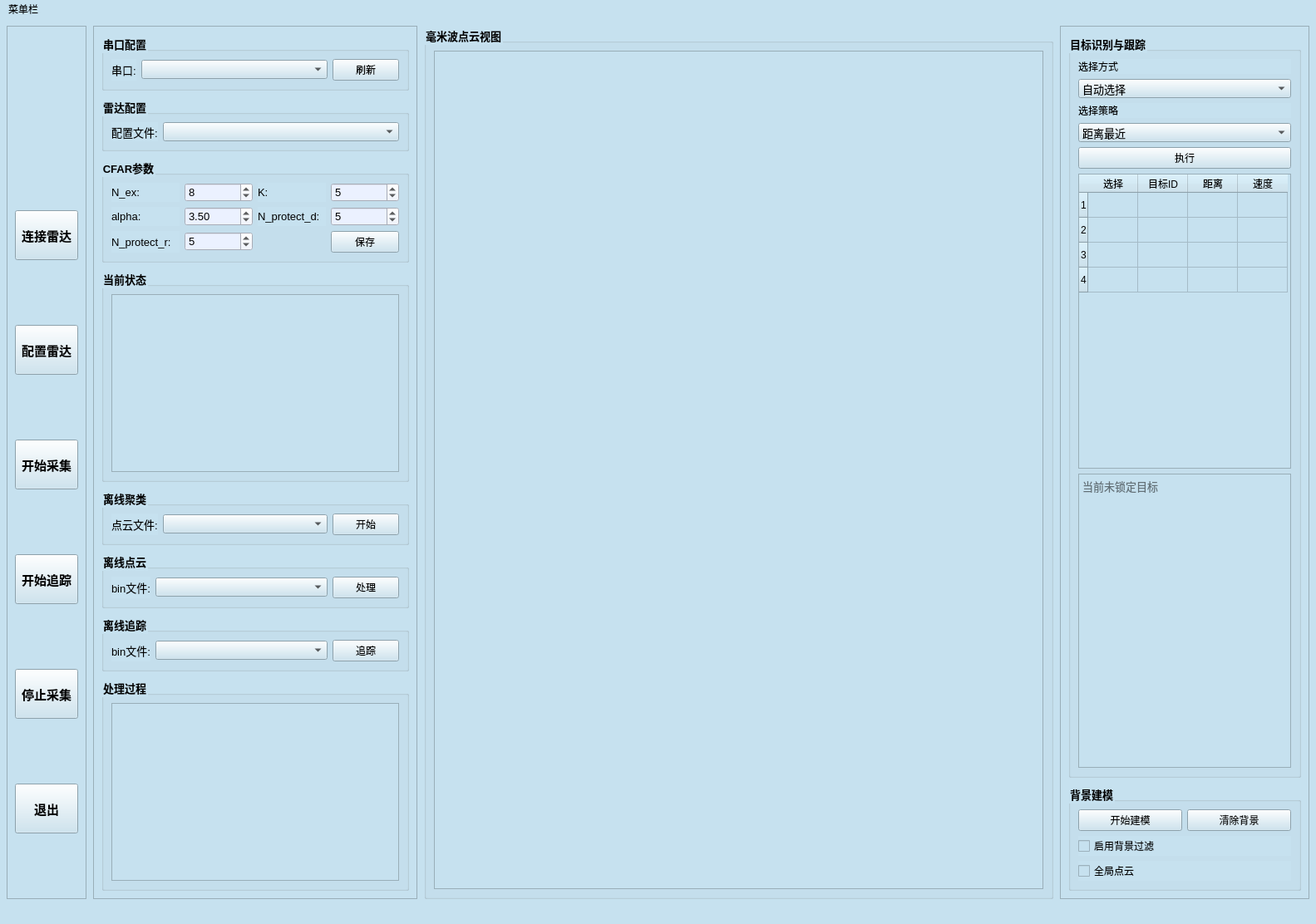
<?xml version="1.0" encoding="UTF-8"?>
<ui version="4.0">
 <class>RadarGUIRedesignV2</class>
 <widget class="QMainWindow" name="RadarGUIRedesignV2">
  <property name="geometry">
   <rect>
    <x>0</x>
    <y>0</y>
    <width>1583</width>
    <height>1112</height>
   </rect>
  </property>
  <property name="windowTitle">
   <string>单目标识别与自主跟随系统</string>
  </property>
  <property name="styleSheet">
   <string notr="true">
background-color: rgb(198, 225, 239);
</string>
  </property>
  <widget class="QWidget" name="centralwidget">
   <layout class="QVBoxLayout" name="rootLayout">
    <property name="spacing">
     <number>8</number>
    </property>
    <property name="leftMargin">
     <number>8</number>
    </property>
    <property name="topMargin">
     <number>8</number>
    </property>
    <property name="rightMargin">
     <number>8</number>
    </property>
    <property name="bottomMargin">
     <number>8</number>
    </property>
    <item>
     <layout class="QHBoxLayout" name="mainLayout" stretch="0,0,1,0">
      <property name="spacing">
       <number>8</number>
      </property>
      <item>
       <widget class="QFrame" name="navFrame">
        <property name="minimumSize">
         <size>
          <width>86</width>
          <height>0</height>
         </size>
        </property>
        <property name="maximumSize">
         <size>
          <width>96</width>
          <height>16777215</height>
         </size>
        </property>
        <property name="styleSheet">
         <string notr="true"/>
        </property>
        <property name="frameShape">
         <enum>QFrame::StyledPanel</enum>
        </property>
        <layout class="QVBoxLayout" name="navLayout">
         <property name="spacing">
          <number>12</number>
         </property>
         <item>
          <widget class="QLabel" name="logoLabel">
           <property name="minimumSize">
            <size>
             <width>68</width>
             <height>68</height>
            </size>
           </property>
           <property name="maximumSize">
            <size>
             <width>68</width>
             <height>68</height>
            </size>
           </property>
           <property name="text">
            <string/>
           </property>
           <property name="pixmap">
            <pixmap>8.png</pixmap>
           </property>
           <property name="alignment">
            <set>Qt::AlignCenter</set>
           </property>
          </widget>
         </item>
         <item>
          <widget class="QPushButton" name="connectButton">
           <property name="minimumSize">
            <size>
             <width>74</width>
             <height>60</height>
            </size>
           </property>
           <property name="font">
            <font>
             <pointsize>11</pointsize>
             <weight>75</weight>
             <bold>true</bold>
            </font>
           </property>
           <property name="text">
            <string>连接雷达</string>
           </property>
          </widget>
         </item>
         <item>
          <widget class="QPushButton" name="configureButton">
           <property name="minimumSize">
            <size>
             <width>74</width>
             <height>60</height>
            </size>
           </property>
           <property name="font">
            <font>
             <pointsize>11</pointsize>
             <weight>75</weight>
             <bold>true</bold>
            </font>
           </property>
           <property name="text">
            <string>配置雷达</string>
           </property>
          </widget>
         </item>
         <item>
          <widget class="QPushButton" name="pushButton_2">
           <property name="minimumSize">
            <size>
             <width>74</width>
             <height>60</height>
            </size>
           </property>
           <property name="font">
            <font>
             <pointsize>11</pointsize>
             <weight>75</weight>
             <bold>true</bold>
            </font>
           </property>
           <property name="text">
            <string>开始采集</string>
           </property>
          </widget>
         </item>
         <item>
          <widget class="QPushButton" name="pushButton_6">
           <property name="minimumSize">
            <size>
             <width>74</width>
             <height>60</height>
            </size>
           </property>
           <property name="font">
            <font>
             <pointsize>11</pointsize>
             <weight>75</weight>
             <bold>true</bold>
            </font>
           </property>
           <property name="text">
            <string>开始追踪</string>
           </property>
          </widget>
         </item>
         <item>
          <widget class="QPushButton" name="pushButton_3">
           <property name="minimumSize">
            <size>
             <width>74</width>
             <height>60</height>
            </size>
           </property>
           <property name="font">
            <font>
             <pointsize>11</pointsize>
             <weight>75</weight>
             <bold>true</bold>
            </font>
           </property>
           <property name="text">
            <string>停止采集</string>
           </property>
          </widget>
         </item>
         <item>
          <widget class="QPushButton" name="pushButton">
           <property name="minimumSize">
            <size>
             <width>74</width>
             <height>60</height>
            </size>
           </property>
           <property name="font">
            <font>
             <pointsize>11</pointsize>
             <weight>75</weight>
             <bold>true</bold>
            </font>
           </property>
           <property name="text">
            <string>退出</string>
           </property>
          </widget>
         </item>
        </layout>
       </widget>
      </item>
      <item>
       <widget class="QFrame" name="configPanel">
        <property name="minimumSize">
         <size>
          <width>390</width>
          <height>0</height>
         </size>
        </property>
        <property name="maximumSize">
         <size>
          <width>460</width>
          <height>16777215</height>
         </size>
        </property>
        <property name="frameShape">
         <enum>QFrame::StyledPanel</enum>
        </property>
        <layout class="QVBoxLayout" name="configPanelLayout">
         <property name="spacing">
          <number>8</number>
         </property>
         <item>
          <widget class="QGroupBox" name="serialGroup">
           <property name="font">
            <font>
             <pointsize>10</pointsize>
             <weight>75</weight>
             <bold>true</bold>
            </font>
           </property>
           <property name="title">
            <string>串口配置</string>
           </property>
           <layout class="QGridLayout" name="serialGrid">
            <item row="0" column="0">
             <widget class="QLabel" name="label">
              <property name="sizePolicy">
               <sizepolicy hsizetype="Fixed" vsizetype="Preferred">
                <horstretch>0</horstretch>
                <verstretch>0</verstretch>
               </sizepolicy>
              </property>
              <property name="font">
               <font>
                <pointsize>10</pointsize>
                <weight>50</weight>
                <bold>false</bold>
               </font>
              </property>
              <property name="text">
               <string>串口:</string>
              </property>
             </widget>
            </item>
            <item row="0" column="1">
             <widget class="QComboBox" name="serialPortCombo">
              <property name="sizePolicy">
               <sizepolicy hsizetype="Preferred" vsizetype="Fixed">
                <horstretch>0</horstretch>
                <verstretch>0</verstretch>
               </sizepolicy>
              </property>
              <property name="font">
               <font>
                <pointsize>10</pointsize>
                <weight>50</weight>
                <bold>false</bold>
               </font>
              </property>
             </widget>
            </item>
            <item row="0" column="2">
             <widget class="QPushButton" name="refreshPortsButton">
              <property name="sizePolicy">
               <sizepolicy hsizetype="Maximum" vsizetype="Fixed">
                <horstretch>0</horstretch>
                <verstretch>0</verstretch>
               </sizepolicy>
              </property>
              <property name="text">
               <string>刷新</string>
              </property>
             </widget>
            </item>
           </layout>
          </widget>
         </item>
         <item>
          <widget class="QGroupBox" name="configGroup">
           <property name="font">
            <font>
             <pointsize>10</pointsize>
             <weight>75</weight>
             <bold>true</bold>
            </font>
           </property>
           <property name="title">
            <string>雷达配置</string>
           </property>
           <layout class="QGridLayout" name="configGrid">
            <item row="0" column="0">
             <widget class="QLabel" name="label_2">
              <property name="sizePolicy">
               <sizepolicy hsizetype="Fixed" vsizetype="Preferred">
                <horstretch>0</horstretch>
                <verstretch>0</verstretch>
               </sizepolicy>
              </property>
              <property name="font">
               <font>
                <pointsize>10</pointsize>
                <weight>50</weight>
                <bold>false</bold>
               </font>
              </property>
              <property name="text">
               <string>配置文件:</string>
              </property>
             </widget>
            </item>
            <item row="0" column="1">
             <widget class="QComboBox" name="configFileCombo">
              <property name="font">
               <font>
                <pointsize>10</pointsize>
                <weight>50</weight>
                <bold>false</bold>
               </font>
              </property>
             </widget>
            </item>
           </layout>
          </widget>
         </item>
         <item>
          <widget class="QGroupBox" name="cfarGroup">
           <property name="font">
            <font>
             <pointsize>10</pointsize>
             <weight>75</weight>
             <bold>true</bold>
            </font>
           </property>
           <property name="title">
            <string>CFAR参数</string>
           </property>
           <layout class="QGridLayout" name="cfarGrid">
            <item row="0" column="0">
             <widget class="QLabel" name="labelNex">
              <property name="font">
               <font>
                <pointsize>10</pointsize>
                <weight>50</weight>
                <bold>false</bold>
               </font>
              </property>
              <property name="text">
               <string>N_ex:</string>
              </property>
              <property name="alignment">
               <set>Qt::AlignLeading|Qt::AlignLeft|Qt::AlignVCenter</set>
              </property>
             </widget>
            </item>
            <item row="1" column="0">
             <widget class="QLabel" name="labelAlpha">
              <property name="font">
               <font>
                <pointsize>10</pointsize>
                <weight>50</weight>
                <bold>false</bold>
               </font>
              </property>
              <property name="text">
               <string>alpha:</string>
              </property>
              <property name="alignment">
               <set>Qt::AlignLeading|Qt::AlignLeft|Qt::AlignVCenter</set>
              </property>
             </widget>
            </item>
            <item row="2" column="0">
             <widget class="QLabel" name="labelPr">
              <property name="font">
               <font>
                <pointsize>10</pointsize>
                <weight>50</weight>
                <bold>false</bold>
               </font>
              </property>
              <property name="text">
               <string>N_protect_r:</string>
              </property>
             </widget>
            </item>
            <item row="1" column="1">
             <widget class="QDoubleSpinBox" name="spinAlpha">
              <property name="font">
               <font>
                <pointsize>10</pointsize>
                <weight>50</weight>
                <bold>false</bold>
               </font>
              </property>
              <property name="styleSheet">
               <string notr="true">background-color: rgb(235, 241, 255);</string>
              </property>
              <property name="decimals">
               <number>2</number>
              </property>
              <property name="value">
               <double>3.500000000000000</double>
              </property>
             </widget>
            </item>
            <item row="0" column="1">
             <widget class="QSpinBox" name="spinNex">
              <property name="font">
               <font>
                <pointsize>10</pointsize>
                <weight>50</weight>
                <bold>false</bold>
               </font>
              </property>
              <property name="styleSheet">
               <string notr="true">background-color: rgb(235, 241, 255);</string>
              </property>
              <property name="value">
               <number>8</number>
              </property>
             </widget>
            </item>
            <item row="0" column="3">
             <widget class="QSpinBox" name="spinK">
              <property name="font">
               <font>
                <pointsize>10</pointsize>
                <weight>50</weight>
                <bold>false</bold>
               </font>
              </property>
              <property name="styleSheet">
               <string notr="true">background-color: rgb(235, 241, 255);</string>
              </property>
              <property name="value">
               <number>5</number>
              </property>
             </widget>
            </item>
            <item row="2" column="1">
             <widget class="QSpinBox" name="spinProtectR">
              <property name="font">
               <font>
                <pointsize>10</pointsize>
                <weight>50</weight>
                <bold>false</bold>
               </font>
              </property>
              <property name="styleSheet">
               <string notr="true">background-color: rgb(235, 241, 255);</string>
              </property>
              <property name="value">
               <number>5</number>
              </property>
             </widget>
            </item>
            <item row="0" column="2">
             <widget class="QLabel" name="labelK">
              <property name="font">
               <font>
                <pointsize>10</pointsize>
                <weight>50</weight>
                <bold>false</bold>
               </font>
              </property>
              <property name="text">
               <string>K:</string>
              </property>
              <property name="textFormat">
               <enum>Qt::AutoText</enum>
              </property>
              <property name="alignment">
               <set>Qt::AlignLeading|Qt::AlignLeft|Qt::AlignVCenter</set>
              </property>
             </widget>
            </item>
            <item row="1" column="2">
             <widget class="QLabel" name="labelPd">
              <property name="font">
               <font>
                <pointsize>10</pointsize>
                <weight>50</weight>
                <bold>false</bold>
               </font>
              </property>
              <property name="text">
               <string>N_protect_d:</string>
              </property>
             </widget>
            </item>
            <item row="1" column="3">
             <widget class="QSpinBox" name="spinProtectD">
              <property name="font">
               <font>
                <pointsize>10</pointsize>
                <weight>50</weight>
                <bold>false</bold>
               </font>
              </property>
              <property name="styleSheet">
               <string notr="true">background-color: rgb(235, 241, 255);</string>
              </property>
              <property name="value">
               <number>5</number>
              </property>
             </widget>
            </item>
            <item row="2" column="3">
             <widget class="QPushButton" name="cfarSaveButton">
              <property name="text">
               <string>保存</string>
              </property>
             </widget>
            </item>
           </layout>
          </widget>
         </item>
         <item>
          <widget class="QGroupBox" name="captureGroup">
           <property name="font">
            <font>
             <pointsize>10</pointsize>
             <weight>75</weight>
             <bold>true</bold>
            </font>
           </property>
           <property name="title">
            <string>当前状态</string>
           </property>
           <layout class="QVBoxLayout" name="captureLayout">
            <item>
             <widget class="QTextEdit" name="textEdit">
              <property name="minimumSize">
               <size>
                <width>0</width>
                <height>150</height>
               </size>
              </property>
              <property name="font">
               <font>
                <pointsize>10</pointsize>
                <weight>50</weight>
                <bold>false</bold>
               </font>
              </property>
             </widget>
            </item>
           </layout>
          </widget>
         </item>
         <item>
          <widget class="QGroupBox" name="pointCloudGroup">
           <property name="font">
            <font>
             <pointsize>10</pointsize>
             <weight>75</weight>
             <bold>true</bold>
            </font>
           </property>
           <property name="title">
            <string>离线聚类</string>
           </property>
           <layout class="QGridLayout" name="pointCloudGrid">
            <item row="0" column="1">
             <widget class="QComboBox" name="pointCloudCombo">
              <property name="font">
               <font>
                <pointsize>10</pointsize>
                <weight>50</weight>
                <bold>false</bold>
               </font>
              </property>
             </widget>
            </item>
            <item row="0" column="0">
             <widget class="QLabel" name="pointCloudLabel">
              <property name="sizePolicy">
               <sizepolicy hsizetype="Fixed" vsizetype="Preferred">
                <horstretch>0</horstretch>
                <verstretch>0</verstretch>
               </sizepolicy>
              </property>
              <property name="font">
               <font>
                <pointsize>10</pointsize>
                <weight>50</weight>
                <bold>false</bold>
               </font>
              </property>
              <property name="text">
               <string>点云文件:</string>
              </property>
             </widget>
            </item>
            <item row="0" column="2">
             <widget class="QPushButton" name="pushButton_4">
              <property name="sizePolicy">
               <sizepolicy hsizetype="Maximum" vsizetype="Fixed">
                <horstretch>0</horstretch>
                <verstretch>0</verstretch>
               </sizepolicy>
              </property>
              <property name="text">
               <string>开始</string>
              </property>
             </widget>
            </item>
           </layout>
          </widget>
         </item>
         <item>
          <widget class="QGroupBox" name="offlinePointCloudGroup">
           <property name="font">
            <font>
             <pointsize>10</pointsize>
             <weight>75</weight>
             <bold>true</bold>
            </font>
           </property>
           <property name="title">
            <string>离线点云</string>
           </property>
           <layout class="QGridLayout" name="offlineGrid">
            <item row="0" column="0">
             <widget class="QLabel" name="offlineBinLabel">
              <property name="sizePolicy">
               <sizepolicy hsizetype="Fixed" vsizetype="Preferred">
                <horstretch>0</horstretch>
                <verstretch>0</verstretch>
               </sizepolicy>
              </property>
              <property name="font">
               <font>
                <pointsize>10</pointsize>
                <weight>50</weight>
                <bold>false</bold>
               </font>
              </property>
              <property name="text">
               <string>bin文件:</string>
              </property>
             </widget>
            </item>
            <item row="0" column="1">
             <widget class="QComboBox" name="offlineBinCombo">
              <property name="font">
               <font>
                <pointsize>10</pointsize>
                <weight>50</weight>
                <bold>false</bold>
               </font>
              </property>
             </widget>
            </item>
            <item row="0" column="2">
             <widget class="QPushButton" name="offlineProcessButton">
              <property name="sizePolicy">
               <sizepolicy hsizetype="Maximum" vsizetype="Fixed">
                <horstretch>0</horstretch>
                <verstretch>0</verstretch>
               </sizepolicy>
              </property>
              <property name="text">
               <string>处理</string>
              </property>
             </widget>
            </item>
           </layout>
          </widget>
         </item>
         <item>
          <widget class="QGroupBox" name="offlinePointCloudGroup_2">
           <property name="font">
            <font>
             <pointsize>10</pointsize>
             <weight>75</weight>
             <bold>true</bold>
            </font>
           </property>
           <property name="title">
            <string>离线追踪</string>
           </property>
           <layout class="QGridLayout" name="offlineGrid_2">
            <item row="0" column="0">
             <widget class="QLabel" name="offlineBinLabel_2">
              <property name="sizePolicy">
               <sizepolicy hsizetype="Fixed" vsizetype="Preferred">
                <horstretch>0</horstretch>
                <verstretch>0</verstretch>
               </sizepolicy>
              </property>
              <property name="font">
               <font>
                <pointsize>10</pointsize>
                <weight>50</weight>
                <bold>false</bold>
               </font>
              </property>
              <property name="text">
               <string>bin文件:</string>
              </property>
             </widget>
            </item>
            <item row="0" column="1">
             <widget class="QComboBox" name="offlineBinCombo_2">
              <property name="font">
               <font>
                <pointsize>10</pointsize>
                <weight>50</weight>
                <bold>false</bold>
               </font>
              </property>
             </widget>
            </item>
            <item row="0" column="2">
             <widget class="QPushButton" name="offlineProcessButton_2">
              <property name="sizePolicy">
               <sizepolicy hsizetype="Maximum" vsizetype="Fixed">
                <horstretch>0</horstretch>
                <verstretch>0</verstretch>
               </sizepolicy>
              </property>
              <property name="text">
               <string>追踪</string>
              </property>
             </widget>
            </item>
           </layout>
          </widget>
         </item>
         <item>
          <widget class="QGroupBox" name="logGroup">
           <property name="font">
            <font>
             <pointsize>10</pointsize>
             <weight>75</weight>
             <bold>true</bold>
            </font>
           </property>
           <property name="title">
            <string>处理过程</string>
           </property>
           <layout class="QVBoxLayout" name="logGroupLayout">
            <item>
             <widget class="QTextEdit" name="logTextEdit">
              <property name="minimumSize">
               <size>
                <width>0</width>
                <height>210</height>
               </size>
              </property>
              <property name="font">
               <font>
                <pointsize>10</pointsize>
                <weight>50</weight>
                <bold>false</bold>
               </font>
              </property>
             </widget>
            </item>
           </layout>
          </widget>
         </item>
        </layout>
       </widget>
      </item>
      <item>
       <widget class="QGroupBox" name="groupBox">
        <property name="font">
         <font>
          <pointsize>10</pointsize>
          <weight>75</weight>
          <bold>true</bold>
         </font>
        </property>
        <property name="title">
         <string>毫米波点云视图</string>
        </property>
        <layout class="QVBoxLayout" name="pointCloudLayout">
         <item>
          <widget class="QGraphicsView" name="graphicsView">
           <property name="minimumSize">
            <size>
             <width>520</width>
             <height>520</height>
            </size>
           </property>
           <property name="font">
            <font>
             <pointsize>10</pointsize>
             <weight>50</weight>
             <bold>false</bold>
            </font>
           </property>
          </widget>
         </item>
        </layout>
       </widget>
      </item>
      <item>
       <widget class="QFrame" name="taskPanel">
        <property name="minimumSize">
         <size>
          <width>300</width>
          <height>0</height>
         </size>
        </property>
        <property name="maximumSize">
         <size>
          <width>360</width>
          <height>16777215</height>
         </size>
        </property>
        <property name="frameShape">
         <enum>QFrame::StyledPanel</enum>
        </property>
        <layout class="QVBoxLayout" name="taskPanelLayout">
         <property name="spacing">
          <number>8</number>
         </property>
         <item>
          <widget class="QGroupBox" name="targetTrackingGroup">
           <property name="font">
            <font>
             <pointsize>10</pointsize>
             <weight>75</weight>
             <bold>true</bold>
            </font>
           </property>
           <property name="title">
            <string>目标识别与跟踪</string>
           </property>
           <layout class="QVBoxLayout" name="targetTrackingLayout">
            <item>
             <widget class="QLabel" name="targetModeLabel">
              <property name="text">
               <string>选择方式</string>
              </property>
             </widget>
            </item>
            <item>
             <widget class="QComboBox" name="targetModeCombo">
              <property name="font">
               <font>
                <pointsize>10</pointsize>
                <weight>50</weight>
                <bold>false</bold>
               </font>
              </property>
              <item>
               <property name="text">
                <string>自动选择</string>
               </property>
              </item>
              <item>
               <property name="text">
                <string>人工点击候选目标</string>
               </property>
              </item>
             </widget>
            </item>
            <item>
             <widget class="QLabel" name="targetRuleLabel">
              <property name="text">
               <string>选择策略</string>
              </property>
             </widget>
            </item>
            <item>
             <widget class="QComboBox" name="targetRuleCombo">
              <property name="font">
               <font>
                <pointsize>10</pointsize>
                <weight>50</weight>
                <bold>false</bold>
               </font>
              </property>
              <item>
               <property name="text">
                <string>距离最近</string>
               </property>
              </item>
              <item>
               <property name="text">
                <string>速度最快</string>
               </property>
              </item>
              <item>
               <property name="text">
                <string>运动点优先</string>
               </property>
              </item>
             </widget>
            </item>
            <item>
             <widget class="QPushButton" name="autoSelectButton">
              <property name="text">
               <string>执行</string>
              </property>
             </widget>
            </item>
            <item>
             <widget class="QTableWidget" name="tableWidget">
              <property name="sizePolicy">
               <sizepolicy hsizetype="Fixed" vsizetype="Expanding">
                <horstretch>0</horstretch>
                <verstretch>0</verstretch>
               </sizepolicy>
              </property>
              <property name="rowCount">
               <number>4</number>
              </property>
              <attribute name="horizontalHeaderCascadingSectionResizes">
               <bool>false</bool>
              </attribute>
              <attribute name="horizontalHeaderMinimumSectionSize">
               <number>40</number>
              </attribute>
              <attribute name="horizontalHeaderDefaultSectionSize">
               <number>60</number>
              </attribute>
              <row/>
              <row/>
              <row/>
              <row/>
              <column>
               <property name="text">
                <string>选择</string>
               </property>
               <property name="textAlignment">
                <set>AlignCenter</set>
               </property>
              </column>
              <column>
               <property name="text">
                <string>目标ID</string>
               </property>
              </column>
              <column>
               <property name="text">
                <string>距离</string>
               </property>
              </column>
              <column>
               <property name="text">
                <string>速度</string>
               </property>
              </column>
             </widget>
            </item>
            <item>
             <widget class="QTextEdit" name="lockedTargetInfoText">
              <property name="minimumSize">
               <size>
                <width>0</width>
                <height>82</height>
               </size>
              </property>
              <property name="font">
               <font>
                <pointsize>10</pointsize>
                <weight>50</weight>
                <bold>false</bold>
               </font>
              </property>
              <property name="placeholderText">
               <string>当前未锁定目标</string>
              </property>
             </widget>
            </item>
           </layout>
          </widget>
         </item>
         <item>
          <widget class="QGroupBox" name="backgroundModelGroup">
           <property name="font">
            <font>
             <pointsize>10</pointsize>
             <weight>75</weight>
             <bold>true</bold>
            </font>
           </property>
           <property name="title">
            <string>背景建模</string>
           </property>
           <layout class="QVBoxLayout" name="backgroundLayout">
            <item>
             <layout class="QHBoxLayout" name="backgroundButtonsLayout">
              <item>
               <widget class="QPushButton" name="backgroundStartButton">
                <property name="text">
                 <string>开始建模</string>
                </property>
               </widget>
              </item>
              <item>
               <widget class="QPushButton" name="backgroundClearButton">
                <property name="text">
                 <string>清除背景</string>
                </property>
               </widget>
              </item>
             </layout>
            </item>
            <item>
             <widget class="QCheckBox" name="backgroundFilterCheck">
              <property name="text">
               <string>启用背景过滤</string>
              </property>
             </widget>
            </item>
            <item>
             <widget class="QCheckBox" name="globalPointcloudCheck">
              <property name="text">
               <string>全局点云</string>
              </property>
             </widget>
            </item>
           </layout>
          </widget>
         </item>
        </layout>
       </widget>
      </item>
     </layout>
    </item>
   </layout>
  </widget>
  <widget class="QMenuBar" name="menubar">
   <property name="geometry">
    <rect>
     <x>0</x>
     <y>0</y>
     <width>1583</width>
     <height>23</height>
    </rect>
   </property>
   <widget class="QMenu" name="menu">
    <property name="title">
     <string>菜单栏</string>
    </property>
    <addaction name="action"/>
    <addaction name="action_3"/>
    <addaction name="action_5"/>
    <addaction name="action_4"/>
   </widget>
   <addaction name="menu"/>
  </widget>
  <widget class="QStatusBar" name="statusbar"/>
  <action name="action">
   <property name="text">
    <string>实时点云</string>
   </property>
   <property name="font">
    <font/>
   </property>
  </action>
  <action name="action_3">
   <property name="text">
    <string>离线聚类</string>
   </property>
  </action>
  <action name="action_5">
   <property name="text">
    <string>离线点云</string>
   </property>
  </action>
  <action name="action_2">
   <property name="text">
    <string>离线</string>
   </property>
  </action>
  <action name="action_4">
   <property name="text">
    <string>离线追踪</string>
   </property>
  </action>
 </widget>
 <resources/>
 <connections/>
</ui>
